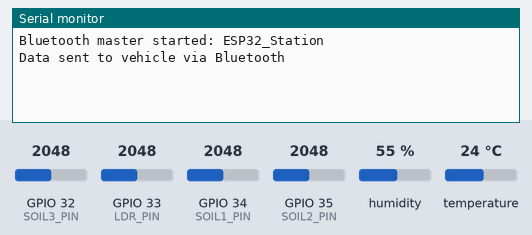
A sketch run on a simulated ESP32. Shown: the last lines printed to the serial monitor. Inputs (shaded band) come from the test bench; at power-on: humidity 55 %, GPIO 32 (SOIL3_PIN) = 2048, GPIO 33 (LDR_PIN) = 2048, GPIO 34 (SOIL1_PIN) = 2048, GPIO 35 (SOIL2_PIN) = 2048, temperature 24 °C (analog values on the 0–4095 scale). WiFi joins after 1.5 s; servers stay silent unless stated; nothing arrives over Bluetooth unless stated; not simulated (calls return 0 or success): secrets/secrets.h.

Above: at 2.5 s.
2.6 s: humidity set to 22 %
At 3.96 s:
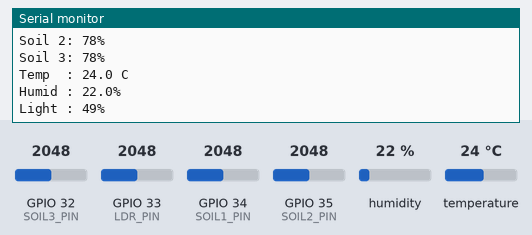
5.3 s: GPIO 32 (SOIL3_PIN) set to 1960
At 6.21 s:
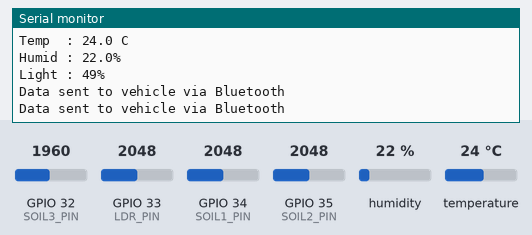
6.8 s: GPIO 33 (LDR_PIN) set to 1960
At 8.2 s:
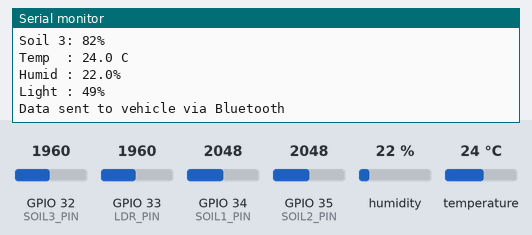
8.3 s: GPIO 34 (SOIL1_PIN) set to 1960
At 9.6 s:
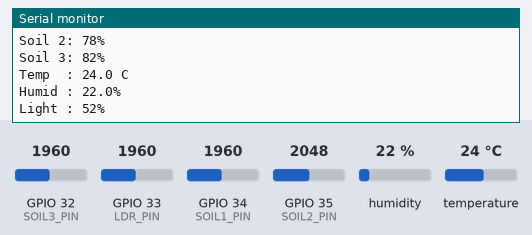
9.8 s: GPIO 35 (SOIL2_PIN) set to 1960
At 11.0 s:
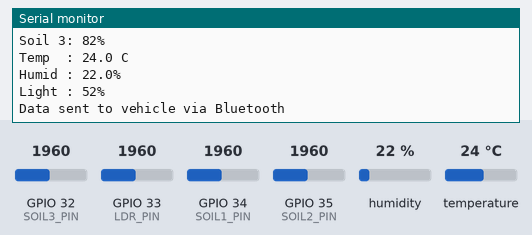
11.3 s: temperature set to 12 °C
At 11.9 s:
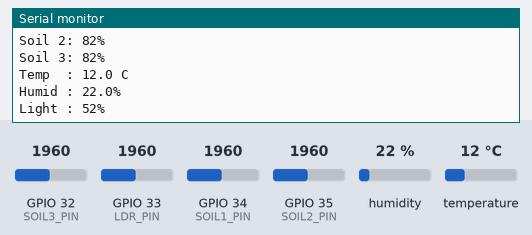
Timing chart, 0 to 13.8 s (numbered marks = the images above; inputs shaded):
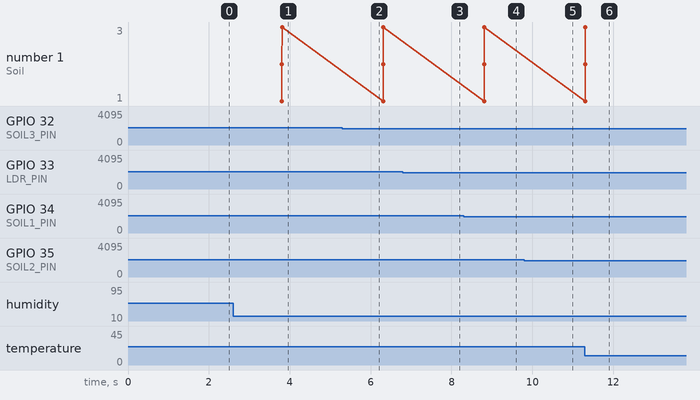

Measured:
- after the input at 2.6 s, the serial monitor: prints a new line after 1.2 s (image 1)
- after the input at 8.3 s, the serial monitor: prints a new line after 0.51 s (image 4)
- after the input at 11.3 s, the serial monitor: prints a new line at once (image 6)

The sketch:

esp32_master_station.ino
```cpp
// =====================================================
// ESP32 #1 - Master Station (Monitoring)
// Combined: Blynk IoT (WiFi) + Bluetooth Sender
// Reads 3x Soil Moisture + DHT22 + LDR
// Sends data to Blynk Cloud AND vehicle ESP32 via Bluetooth
// =====================================================

#include "secrets/secrets.h"

#include <WiFi.h>
#include <WiFiClient.h>
#include <BlynkSimpleEsp32.h>
#include <DHT.h>
#include "BluetoothSerial.h"

#include "soc/soc.h"
#include "soc/rtc_cntl_reg.h"

char auth[] = BLYNK_AUTH_TOKEN;
char ssid[] = WIFI_SSID;
char pass[] = WIFI_PASSWORD;

BluetoothSerial SerialBT;
const char *VEHICLE_NAME = "ESP32_Vehicle";

// 3 Soil Moisture Sensors
#define SOIL1_PIN 34
#define SOIL2_PIN 35
#define SOIL3_PIN 32

// DHT22
#define DHT_PIN 4
#define DHT_TYPE DHT22
DHT dht(DHT_PIN, DHT_TYPE);

// LDR
#define LDR_PIN 33

BlynkTimer timer;

// Sensor values (global so both Blynk and BT can use)
int soil1 = 0, soil2 = 0, soil3 = 0;
float temperature = 0.0;
float humidity = 0.0;
int lightLevel = 0;

// ---------- Sensor Reading ----------
int readSoilMoisture(int pin)
{
    int value = analogRead(pin);
    int percentage = map(value, 4095, 1500, 0, 100);
    return constrain(percentage, 0, 100);
}

int readLight()
{
    int raw = analogRead(LDR_PIN);
    return constrain(map(raw, 4095, 0, 0, 100), 0, 100);
}

// ---------- Read All Sensors ----------
void readAllSensors()
{
    soil1 = readSoilMoisture(SOIL1_PIN);
    soil2 = readSoilMoisture(SOIL2_PIN);
    soil3 = readSoilMoisture(SOIL3_PIN);

    humidity = dht.readHumidity();
    temperature = dht.readTemperature();
    if (isnan(humidity) || isnan(temperature))
    {
        temperature = 0;
        humidity = 0;
    }

    lightLevel = readLight();

    // Serial output
    Serial.println("==========================================");
    Serial.print("Soil 1: ");
    Serial.print(soil1);
    Serial.println("%");
    Serial.print("Soil 2: ");
    Serial.print(soil2);
    Serial.println("%");
    Serial.print("Soil 3: ");
    Serial.print(soil3);
    Serial.println("%");
    Serial.print("Temp  : ");
    Serial.print(temperature, 1);
    Serial.println(" C");
    Serial.print("Humid : ");
    Serial.print(humidity, 1);
    Serial.println("%");
    Serial.print("Light : ");
    Serial.print(lightLevel);
    Serial.println("%");
}

// ---------- Send to Blynk ----------
void sendToBlynk()
{
    readAllSensors();

    if (Blynk.connected())
    {
        Blynk.virtualWrite(V0, soil1);
        Blynk.virtualWrite(V3, soil2);
        Blynk.virtualWrite(V4, soil3);
        Blynk.virtualWrite(V1, temperature);
        Blynk.virtualWrite(V2, humidity);
    }
}

// ---------- Send to Vehicle via Bluetooth ----------
void sendToVehicle()
{
    if (!SerialBT.connected(500))
    {
        Serial.println("Connecting to vehicle...");
        SerialBT.connect(VEHICLE_NAME);
        return;
    }

    // Format: S,<soil1>,<soil2>,<soil3>,<temp>,<hum>,<light>
    SerialBT.printf("S,%d,%d,%d,%.1f,%.0f,%d\n",
                    soil1, soil2, soil3,
                    temperature, humidity, lightLevel);
    Serial.println("Data sent to vehicle via Bluetooth");
}

// ---------- Setup ----------
void setup()
{
    WRITE_PERI_REG(RTC_CNTL_BROWN_OUT_REG, 0);
    Serial.begin(115200);
    delay(1000);

    analogReadResolution(12);
    dht.begin();

    // Start Bluetooth (master mode)
    SerialBT.begin("ESP32_Station", true);
    Serial.println("Bluetooth master started: ESP32_Station");

    // Start WiFi + Blynk
    WiFi.begin(ssid, pass);
    Blynk.config(auth);
    Blynk.connect(10000);

    // Timer: read + send every 2.5 seconds
    timer.setInterval(2500L, sendToBlynk);
}

// ---------- Loop ----------
void loop()
{
    // Keep Blynk connection alive
    if (WiFi.status() == WL_CONNECTED)
    {
        if (!Blynk.connected())
        {
            Blynk.connect(1000);
        }
        else
        {
            Blynk.run();
        }
    }
    timer.run();

    // Send to vehicle via Bluetooth every 2 seconds
    static unsigned long lastBT = 0;
    if (millis() - lastBT >= 2000)
    {
        lastBT = millis();
        sendToVehicle();
    }
}
```
